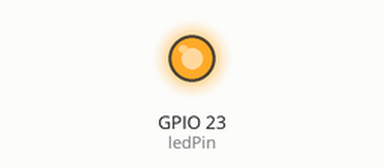
The program below on a simulated Raspberry Pi (BCM pin numbers). On the bench: output pins drawn as LEDs (lit = HIGH).

Above: at 0.1 s.
Timing chart, 0 to 1.6 s (numbered marks = the images above):
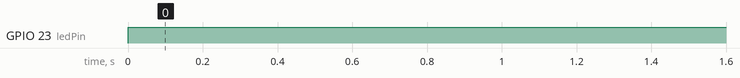

Measured:
- by itself, GPIO 23 (ledPin): LOW → HIGH at 0.00 s

The program:

index.py
```python
import RPi.GPIO as GPIO #GPIOを使うために必要
import time #タイマーを使うために必要

ledPin = 23

GPIO.setmode(GPIO.BCM)
GPIO.setup(ledPin, GPIO.OUT)

try: #try~expectでひと固まり
    while True: #無限ループ（基本）
        GPIO.output(ledPin, GPIO.HIGH)
        time.sleep(5)

except KeyboardInterrupt: #キーボードの入力により処理を判定
    GPIO.cleanup()  # GPIOの解放
```
